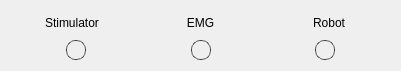
         <widget class="QWidget" name="verticalLayoutWidget_7">
          <property name="geometry">
           <rect>
            <x>10</x>
            <y>10</y>
            <width>401</width>
            <height>71</height>
           </rect>
          </property>
          <layout class="QVBoxLayout" name="verticalLayout_13">
           <item>
            <layout class="QHBoxLayout" name="horizontalLayout_21">
             <item>
              <widget class="QLabel" name="label_2">
               <property name="text">
                <string>Stimulator</string>
               </property>
               <property name="alignment">
                <set>Qt::AlignCenter</set>
               </property>
              </widget>
             </item>
             <item>
              <widget class="QLabel" name="label_3">
               <property name="text">
                <string>EMG</string>
               </property>
               <property name="alignment">
                <set>Qt::AlignCenter</set>
               </property>
              </widget>
             </item>
             <item>
              <widget class="QLabel" name="label_4">
               <property name="text">
                <string>Robot</string>
               </property>
               <property name="alignment">
                <set>Qt::AlignCenter</set>
               </property>
              </widget>
             </item>
            </layout>
           </item>
           <item>
            <layout class="QHBoxLayout" name="horizontalLayout_22">
             <property name="leftMargin">
              <number>55</number>
             </property>
             <property name="rightMargin">
              <number>55</number>
             </property>
             <item>
              <widget class="QLabel" name="led_stim">
               <property name="styleSheet">
                <string notr="true">/* Base LED look */
QLabel#led_stim{
    min-width: 18px; min-height: 18px;
    max-width: 18px; max-height: 18px;
    border-radius: 9px;                 /* circle */
    border: 1px solid rgba(0,0,0,160);  /* rim */
	background-color: qradialgradient(
        cx:0.35, cy:0.35, radius:0.6,
        fx:0.35, fy:0.35,
        stop:0 rgba(255,255,255,80),     /* tiny specular highlight */
        stop:0.4 rgba(70,70,70,140),
        stop:1 rgba(30,30,30,255)
    );
}

/* OFF state (dim) */
QLabel#led_stim[status=&quot;off&quot;] {
    background-color: qradialgradient(
        cx:0.35, cy:0.35, radius:0.6,
        fx:0.35, fy:0.35,
        stop:0 rgba(255,255,255,80),     /* tiny specular highlight */
        stop:0.4 rgba(70,70,70,140),
        stop:1 rgba(30,30,30,255)
    );
}

/* ON - GREEN */
QLabel#led_stim[status=&quot;on&quot;][color=&quot;green&quot;] {
    background-color: qradialgradient(
        cx:0.35, cy:0.35, radius:0.6,
        fx:0.35, fy:0.35,
        stop:0 rgba(255,255,255,230),
        stop:0.35 rgba(160,255,160,235),
        stop:0.75 rgba(0,170,0,240),
        stop:1 rgba(0,95,0,255)
    );
}

/* ON - RED */
QLabel#led_stim[status=&quot;on&quot;][color=&quot;red&quot;] {
    background-color: qradialgradient(
        cx:0.35, cy:0.35, radius:0.6,
        fx:0.35, fy:0.35,
        stop:0 rgba(255,255,255,230),
        stop:0.35 rgba(255,180,180,235),
        stop:0.75 rgba(200,0,0,240),
        stop:1 rgba(110,0,0,255)
    );
}

/* ON - YELLOW */
QLabel#led_stim[status=&quot;on&quot;][color=&quot;yellow&quot;] {
    background-color: qradialgradient(
        cx:0.35, cy:0.35, radius:0.6,
        fx:0.35, fy:0.35,
        stop:0 rgba(255,255,255,230),
        stop:0.35 rgba(255,250,170,235),
        stop:0.75 rgba(210,170,0,240),
        stop:1 rgba(130,95,0,255)
    );
}
</string>
               </property>
               <property name="text">
                <string/>
               </property>
               <property name="alignment">
                <set>Qt::AlignCenter</set>
               </property>
               <property name="status" stdset="0">
                <string>off</string>
               </property>
               <property name="color" stdset="0">
                <string/>
               </property>
              </widget>
             </item>
             <item>
              <spacer name="horizontalSpacer_17">
               <property name="orientation">
                <enum>Qt::Horizontal</enum>
               </property>
               <property name="sizeHint" stdset="0">
                <size>
                 <width>40</width>
                 <height>20</height>
                </size>
               </property>
              </spacer>
             </item>
             <item>
              <widget class="QLabel" name="led_emg">
               <property name="styleSheet">
                <string notr="true">/* Base LED look */
QLabel#led_emg{
    min-width: 18px; min-height: 18px;
    max-width: 18px; max-height: 18px;
    border-radius: 9px;                 /* circle */
    border: 1px solid rgba(0,0,0,160);  /* rim */
	background-color: qradialgradient(
        cx:0.35, cy:0.35, radius:0.6,
        fx:0.35, fy:0.35,
        stop:0 rgba(255,255,255,80),     /* tiny specular highlight */
        stop:0.4 rgba(70,70,70,140),
        stop:1 rgba(30,30,30,255)
    );
}

/* OFF state (dim) */
QLabel#led_emg[status=&quot;off&quot;] {
    background-color: qradialgradient(
        cx:0.35, cy:0.35, radius:0.6,
        fx:0.35, fy:0.35,
        stop:0 rgba(255,255,255,80),     /* tiny specular highlight */
        stop:0.4 rgba(70,70,70,140),
        stop:1 rgba(30,30,30,255)
    );
}

/* ON - GREEN */
QLabel#led_emg[status=&quot;on&quot;][color=&quot;green&quot;] {
    background-color: qradialgradient(
        cx:0.35, cy:0.35, radius:0.6,
        fx:0.35, fy:0.35,
        stop:0 rgba(255,255,255,230),
        stop:0.35 rgba(160,255,160,235),
        stop:0.75 rgba(0,170,0,240),
        stop:1 rgba(0,95,0,255)
    );
}

/* ON - RED */
QLabel#led_emg[status=&quot;on&quot;][color=&quot;red&quot;] {
    background-color: qradialgradient(
        cx:0.35, cy:0.35, radius:0.6,
        fx:0.35, fy:0.35,
        stop:0 rgba(255,255,255,230),
        stop:0.35 rgba(255,180,180,235),
        stop:0.75 rgba(200,0,0,240),
        stop:1 rgba(110,0,0,255)
    );
}

/* ON - YELLOW */
QLabel#led_emg[status=&quot;on&quot;][color=&quot;yellow&quot;] {
    background-color: qradialgradient(
        cx:0.35, cy:0.35, radius:0.6,
        fx:0.35, fy:0.35,
        stop:0 rgba(255,255,255,230),
        stop:0.35 rgba(255,250,170,235),
        stop:0.75 rgba(210,170,0,240),
        stop:1 rgba(130,95,0,255)
    );
}
</string>
               </property>
               <property name="text">
                <string/>
               </property>
               <property name="alignment">
                <set>Qt::AlignCenter</set>
               </property>
               <property name="status" stdset="0">
                <string>off</string>
               </property>
               <property name="color" stdset="0">
                <string/>
               </property>
              </widget>
             </item>
             <item>
              <spacer name="horizontalSpacer_18">
               <property name="orientation">
                <enum>Qt::Horizontal</enum>
               </property>
               <property name="sizeHint" stdset="0">
                <size>
                 <width>40</width>
                 <height>20</height>
                </size>
               </property>
              </spacer>
             </item>
             <item>
              <widget class="QLabel" name="led_robot">
               <property name="styleSheet">
                <string notr="true">/* Base LED look */
QLabel#led_robot{
    min-width: 18px; min-height: 18px;
    max-width: 18px; max-height: 18px;
    border-radius: 9px;                 /* circle */
    border: 1px solid rgba(0,0,0,160);  /* rim */
	background-color: qradialgradient(
        cx:0.35, cy:0.35, radius:0.6,
        fx:0.35, fy:0.35,
        stop:0 rgba(255,255,255,80),     /* tiny specular highlight */
        stop:0.4 rgba(70,70,70,140),
        stop:1 rgba(30,30,30,255)
    );
}

/* OFF state (dim) */
QLabel#led_robot[status=&quot;off&quot;] {
    background-color: qradialgradient(
        cx:0.35, cy:0.35, radius:0.6,
        fx:0.35, fy:0.35,
        stop:0 rgba(255,255,255,80),     /* tiny specular highlight */
        stop:0.4 rgba(70,70,70,140),
        stop:1 rgba(30,30,30,255)
    );
}

/* ON - GREEN */
QLabel#led_robot[status=&quot;on&quot;][color=&quot;green&quot;] {
    background-color: qradialgradient(
        cx:0.35, cy:0.35, radius:0.6,
        fx:0.35, fy:0.35,
        stop:0 rgba(255,255,255,230),
        stop:0.35 rgba(160,255,160,235),
        stop:0.75 rgba(0,170,0,240),
        stop:1 rgba(0,95,0,255)
    );
}

/* ON - RED */
QLabel#led_robot[status=&quot;on&quot;][color=&quot;red&quot;] {
    background-color: qradialgradient(
        cx:0.35, cy:0.35, radius:0.6,
        fx:0.35, fy:0.35,
        stop:0 rgba(255,255,255,230),
        stop:0.35 rgba(255,180,180,235),
        stop:0.75 rgba(200,0,0,240),
        stop:1 rgba(110,0,0,255)
    );
}

/* ON - YELLOW */
QLabel#led_robot[status=&quot;on&quot;][color=&quot;yellow&quot;] {
    background-color: qradialgradient(
        cx:0.35, cy:0.35, radius:0.6,
        fx:0.35, fy:0.35,
        stop:0 rgba(255,255,255,230),
        stop:0.35 rgba(255,250,170,235),
        stop:0.75 rgba(210,170,0,240),
        stop:1 rgba(130,95,0,255)
    );
}
</string>
               </property>
               <property name="text">
                <string/>
               </property>
               <property name="alignment">
                <set>Qt::AlignCenter</set>
               </property>
               <property name="status" stdset="0">
                <string>off</string>
               </property>
               <property name="color" stdset="0">
                <string/>
               </property>
              </widget>
             </item>
            </layout>
           </item>
          </layout>
         </widget>
